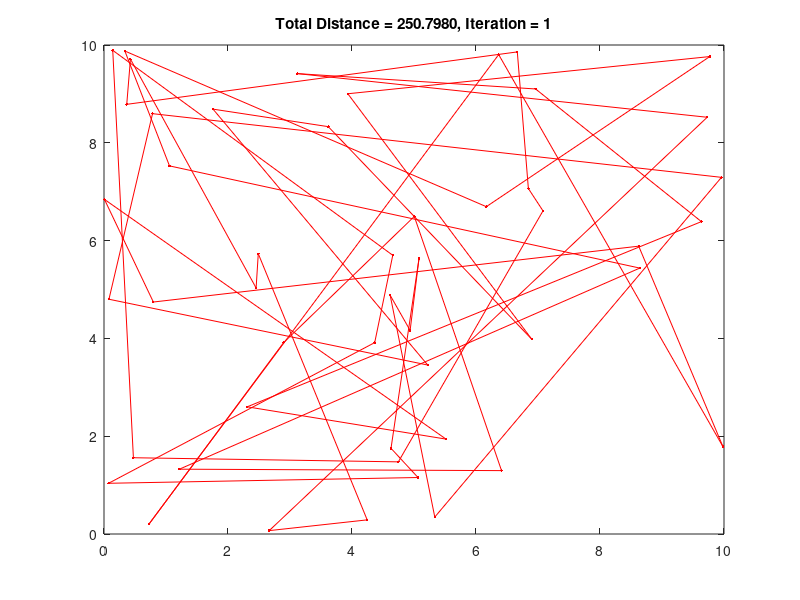

MATLAB code to generate this figure: (Note: this script raises an error after producing the figure.)
%TSP_GA Traveling Salesman Problem (TSP) Genetic Algorithm (GA)
%   Finds a (near) optimal solution to the TSP by setting up a GA to search
%   for the shortest route (least distance for the salesman to travel to
%   each city exactly once and return to the starting city)
%
% Summary:
%     1. A single salesman travels to each of the cities and completes the
%        route by returning to the city he started from
%     2. Each city is visited by the salesman exactly once
%
% Input:
%     USERCONFIG (structure) with zero or more of the following fields:
%     - XY (float) is an Nx2 matrix of city locations, where N is the number of cities
%     - DMAT (float) is an NxN matrix of point to point distances/costs
%     - POPSIZE (scalar integer) is the size of the population (should be divisible by 4)
%     - NUMITER (scalar integer) is the number of desired iterations for the algorithm to run
%     - SHOWPROG (scalar logical) shows the GA progress if true
%     - SHOWRESULT (scalar logical) shows the GA results if true
%     - SHOWWAITBAR (scalar logical) shows a waitbar if true
%
% Input Notes:
%     1. Rather than passing in a structure containing these fields, any/all of
%        these inputs can be passed in as parameter/value pairs in any order instead.
%     2. Field/parameter names are case insensitive but must match exactly otherwise.
%
% Output:
%     RESULTSTRUCT (structure) with the following fields:
%         (in addition to a record of the algorithm configuration)
%     - OPTROUTE (integer array) is the best route found by the algorithm
%     - MINDIST (scalar float) is the cost of the best route
%
% Usage:
%     tsp_ga
%       -or-
%     tsp_ga(userConfig)
%       -or-
%     resultStruct = tsp_ga;
%       -or-
%     resultStruct = tsp_ga(userConfig);
%       -or-
%     [...] = tsp_ga('Param1',Value1,'Param2',Value2, ...);
%
% Example:
%     % Let the function create an example problem to solve
%     tsp_ga;
%
% Example:
%     % Request the output structure from the solver
%     resultStruct = tsp_ga;
%
% Example:
%     % Pass a random set of user-defined XY points to the solver
%     userConfig = struct('xy',10*rand(50,2));
%     resultStruct = tsp_ga(userConfig);
%
% Example:
%     % Pass a more interesting set of XY points to the solver
%     n = 100;
%     phi = (sqrt(5)-1)/2;
%     theta = 2*pi*phi*(0:n-1);
%     rho = (1:n).^phi;
%     [x,y] = pol2cart(theta(:),rho(:));
%     xy = 10*([x y]-min([x;y]))/(max([x;y])-min([x;y]));
%     userConfig = struct('xy',xy);
%     resultStruct = tsp_ga(userConfig);
%
% Example:
%     % Pass a random set of 3D (XYZ) points to the solver
%     xyz = 10*rand(50,3);
%     userConfig = struct('xy',xyz);
%     resultStruct = tsp_ga(userConfig);
%
% Example:
%     % Change the defaults for GA population size and number of iterations
%     userConfig = struct('popSize',200,'numIter',1e4);
%     resultStruct = tsp_ga(userConfig);
%
% Example:
%     % Turn off the plots but show a waitbar
%     userConfig = struct('showProg',false,'showResult',false,'showWaitbar',true);
%     resultStruct = tsp_ga(userConfig);
%
% See also: mtsp_ga, tsp_nn, tspo_ga, tspof_ga, tspofs_ga, distmat
%
% Author: Joseph Kirk
% Email: jdkirk630@gmail.com
% Release: 3.0
% Release Date: 05/01/2014
function varargout = tsp_ga(varargin)
    
    % Initialize default configuration
    defaultConfig.xy          = 10*rand(50,2);
    defaultConfig.dmat        = [];
    defaultConfig.popSize     = 100;
    defaultConfig.numIter     = 1e4;
    defaultConfig.showProg    = true;
    defaultConfig.showResult  = true;
    defaultConfig.showWaitbar = false;
    filename = 'animacja.gif';
    % Interpret user configuration inputs
    if ~nargin
        userConfig = struct();
    elseif isstruct(varargin{1})
        userConfig = varargin{1};
    else
        try
            userConfig = struct(varargin{:});
        catch
            error('Expected inputs are either a structure or parameter/value pairs');
        end
    end
    
    % Override default configuration with user inputs
    configStruct = get_config(defaultConfig,userConfig);
    
    % Extract configuration
    xy          = configStruct.xy;
    dmat        = configStruct.dmat;
    popSize     = configStruct.popSize;
    numIter     = configStruct.numIter;
    showProg    = configStruct.showProg;
    showResult  = configStruct.showResult;
    showWaitbar = configStruct.showWaitbar;
    if isempty(dmat)
        nPoints = size(xy,1);
        a = meshgrid(1:nPoints);
        dmat = reshape(sqrt(sum((xy(a,:)-xy(a',:)).^2,2)),nPoints,nPoints);
    end
    
    % Verify Inputs
    [N,dims] = size(xy);
    [nr,nc] = size(dmat);
    if N ~= nr || N ~= nc
        error('Invalid XY or DMAT inputs!')
    end
    n = N;
    
    % Sanity Checks
    popSize     = 4*ceil(popSize/4);
    numIter     = max(1,round(real(numIter(1))));
    showProg    = logical(showProg(1));
    showResult  = logical(showResult(1));
    showWaitbar = logical(showWaitbar(1));
    
    % Initialize the Population
    pop = zeros(popSize,n);
    pop(1,:) = (1:n);
    for k = 2:popSize
        pop(k,:) = randperm(n);
    end
    
    % Run the GA
    globalMin = Inf;
    totalDist = zeros(1,popSize);
    distHistory = zeros(1,numIter);
    tmpPop = zeros(4,n);
    newPop = zeros(popSize,n);
    if showProg
        figure('Name','TSP_GA | Current Best Solution','Numbertitle','off');
        hAx = gca;
    end
    if showWaitbar
        hWait = waitbar(0,'Searching for near-optimal solution ...');
    end
    for iter = 1:numIter
        % Evaluate Each Population Member (Calculate Total Distance)
        for p = 1:popSize
            d = dmat(pop(p,n),pop(p,1)); % Closed Path
            for k = 2:n
                d = d + dmat(pop(p,k-1),pop(p,k));
            end
            totalDist(p) = d;
        end
        
        % Find the Best Route in the Population
        [minDist,index] = min(totalDist);
        distHistory(iter) = minDist;
        if minDist < globalMin
            globalMin = minDist;
            optRoute = pop(index,:);
            if showProg
                % Plot the Best Route
                rte = optRoute([1:n 1]);
                if dims > 2, plot3(hAx,xy(rte,1),xy(rte,2),xy(rte,3),'r.-');
                else plot(hAx,xy(rte,1),xy(rte,2),'r.-'); end
                title(hAx,sprintf('Total Distance = %1.4f, Iteration = %d',minDist,iter));
                drawnow;
                frame = getframe(); 
                im = frame2im(frame); 
                [imind,cm] = rgb2ind(im,256); 
    
                %zapisywanie obrazu do pliku
                if iter == 1
                    imwrite(imind,cm,filename,'gif', 'Loopcount',inf); 
                else
                    imwrite(imind,cm,filename,'gif','WriteMode','append'); 
                end
            end
        end
        
        % Genetic Algorithm Operators
        randomOrder = randperm(popSize);
        for p = 4:4:popSize
            rtes = pop(randomOrder(p-3:p),:);
            dists = totalDist(randomOrder(p-3:p));
            [ignore,idx] = min(dists); %#ok
            bestOf4Route = rtes(idx,:);
            routeInsertionPoints = sort(ceil(n*rand(1,2)));
            I = routeInsertionPoints(1);
            J = routeInsertionPoints(2);
            for k = 1:4 % Mutate the Best to get Three New Routes
                tmpPop(k,:) = bestOf4Route;
                switch k
                    case 2 % Flip
                        tmpPop(k,I:J) = tmpPop(k,J:-1:I);
                    case 3 % Swap
                        tmpPop(k,[I J]) = tmpPop(k,[J I]);
                    case 4 % Slide
                        tmpPop(k,I:J) = tmpPop(k,[I+1:J I]);
                    otherwise % Do Nothing
                end
            end
            newPop(p-3:p,:) = tmpPop;
        end
        pop = newPop;
        
        % Update the waitbar
        if showWaitbar && ~mod(iter,ceil(numIter/325))
            waitbar(iter/numIter,hWait);
        end
        
    end
    if showWaitbar
        close(hWait);
    end
    
    if showResult
        % Plots the GA Results
        figure('Name','TSP_GA | Results','Numbertitle','off');
        subplot(2,2,1);
        pclr = ~get(0,'DefaultAxesColor');
        if dims > 2, plot3(xy(:,1),xy(:,2),xy(:,3),'.','Color',pclr);
        else plot(xy(:,1),xy(:,2),'.','Color',pclr); end
        title('Strawberry Locations');
        subplot(2,2,2);
        imagesc(dmat(optRoute,optRoute));
        title('Distance Matrix');
        subplot(2,2,3);
        rte = optRoute([1:n 1]);
        if dims > 2, plot3(xy(rte,1),xy(rte,2),xy(rte,3),'r.-');
        else plot(xy(rte,1),xy(rte,2),'r.-'); end
        title(sprintf('Total Distance = %1.4f',minDist));
        subplot(2,2,4);
        plot(distHistory,'b','LineWidth',2);
        title('Best Solution History');
        set(gca,'XLim',[0 numIter+1],'YLim',[0 1.1*max([1 distHistory])]);
    end
    
    % Return Output
    if nargout
        resultStruct = struct( ...
            'xy',          xy, ...
            'dmat',        dmat, ...
            'popSize',     popSize, ...
            'numIter',     numIter, ...
            'showProg',    showProg, ...
            'showResult',  showResult, ...
            'showWaitbar', showWaitbar, ...
            'optRoute',    optRoute, ...
            'minDist',     minDist);
        
        varargout = {resultStruct};
    end
    
end

% Subfunction to override the default configuration with user inputs
function config = get_config(defaultConfig,userConfig)
    
    % Initialize the configuration structure as the default
    config = defaultConfig;
    
    % Extract the field names of the default configuration structure
    defaultFields = fieldnames(defaultConfig);
    
    % Extract the field names of the user configuration structure
    userFields = fieldnames(userConfig);
    nUserFields = length(userFields);
    
    % Override any default configuration fields with user values
    for i = 1:nUserFields
        userField = userFields{i};
        isField = strcmpi(defaultFields,userField);
        if nnz(isField) == 1
            thisField = defaultFields{isField};
            config.(thisField) = userConfig.(userField);
        end
    end
    
end

